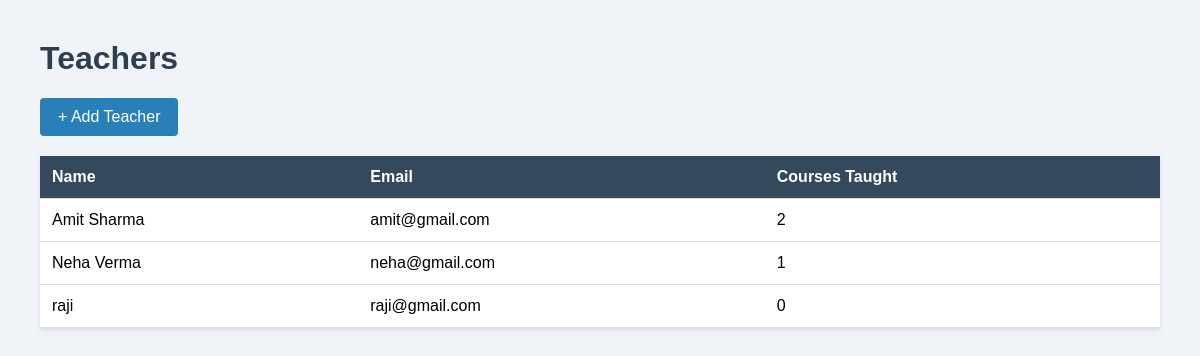
The page /teachers on the database its author committed.
### app.py (models this page shows, shortened)
class Teacher(db.Model):
    id = db.Column(db.Integer, primary_key=True)
    name = db.Column(db.String(100), nullable=False)
    email = db.Column(db.String(120), unique=True)
    courses = db.relationship('Course', backref='teacher', lazy=True)

### app.py (the view)
@app.route('/teachers')
def teachers():
    all_teachers = Teacher.query.order_by(Teacher.name).all()
    return render_template('teachers.html', teachers=all_teachers)

### templates/teachers.html (shortened to what this page needs)
<!DOCTYPE html>
<html>
<head>
</head>
<body>
    <h1>Teachers</h1>
    <a href="{{ url_for('add_teacher') }}" class="btn">+ Add Teacher</a>
    <table>
        <thead>
            <tr>
                <th>Name</th>
                <th>Email</th>
                <th>Courses Taught</th>
            </tr>
        </thead>
        <tbody>
            {% for teacher in teachers %}
            <tr>
                <td>{{ teacher.name }}</td>
                <td>{{ teacher.email }}</td>
                <td>{{ teacher.courses|length }}</td>
            </tr>
            {% endfor %}
        </tbody>
    </table>
</body>
</html>

### templates/teachers.html (style rules this page uses)
body { font-family: Arial, sans-serif; margin: 40px; background: #f0f4f8; }
h1 { color: #2c3e50; }
table { width: 100%; border-collapse: collapse; background: white; box-shadow: 0 2px 5px rgba(0,0,0,0.1); }
th, td { padding: 12px; border-bottom: 1px solid #ddd; text-align: left; }
th { background: #34495e; color: white; }
.btn { display: inline-block; padding: 10px 18px; background: #2980b9; color: white; text-decoration: none; border-radius: 4px; margin-bottom: 20px; }

### rows shown on the page
Teacher: name "Amit Sharma", email "amit@gmail.com", courses|length "2"
Teacher: name "Neha Verma", email "neha@gmail.com", courses|length "1"
Teacher: name "raji", email "raji@gmail.com", courses|length "0"
